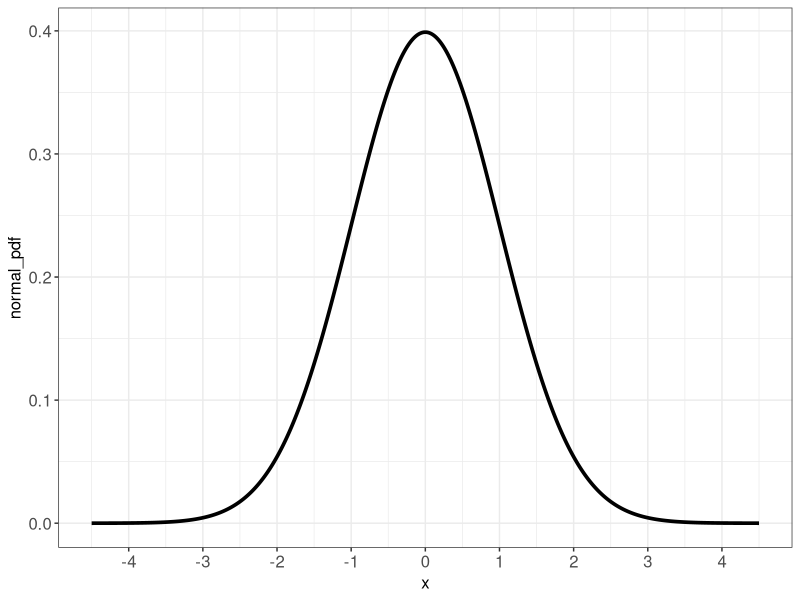
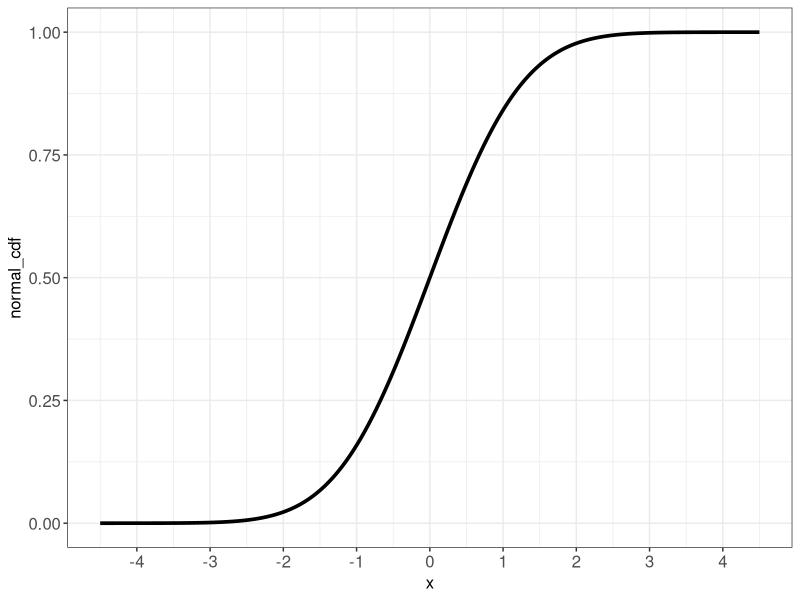
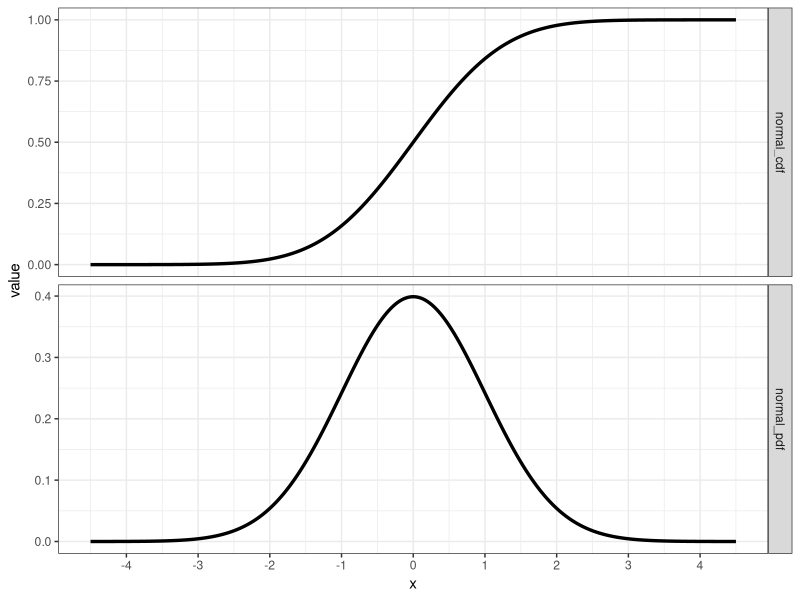
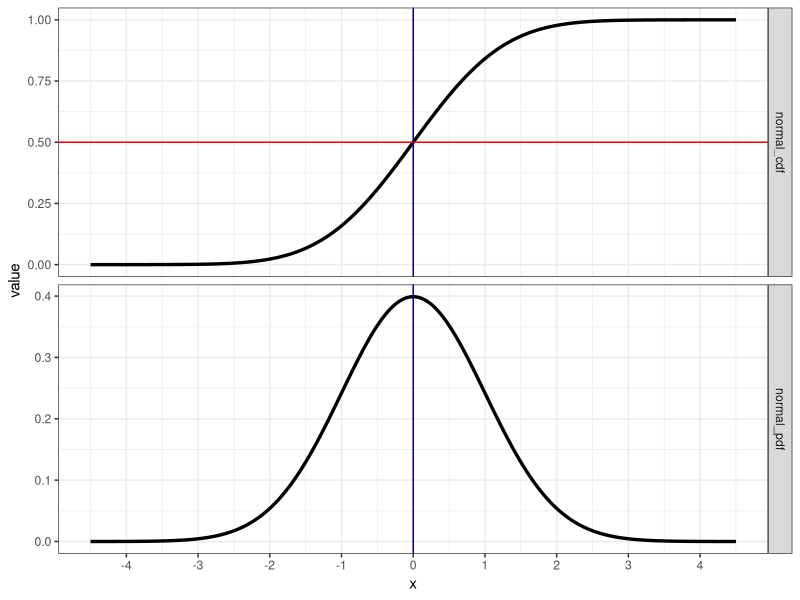
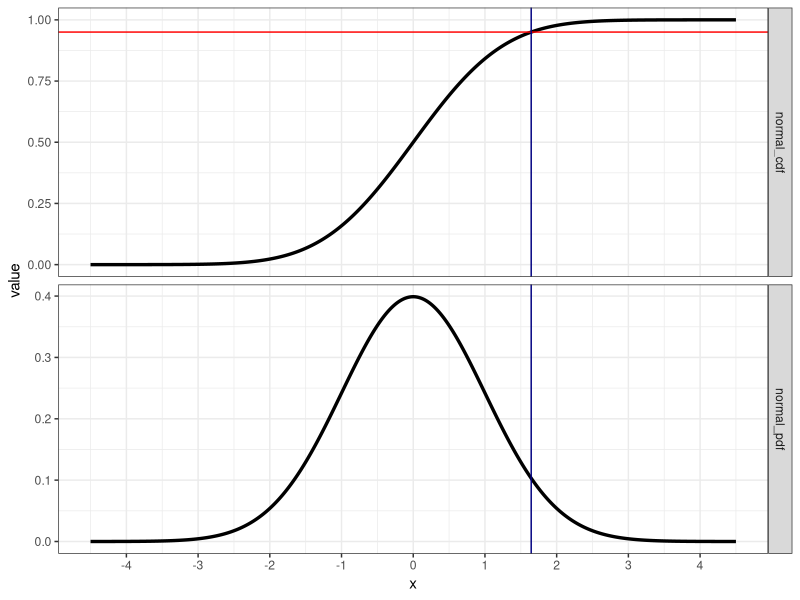
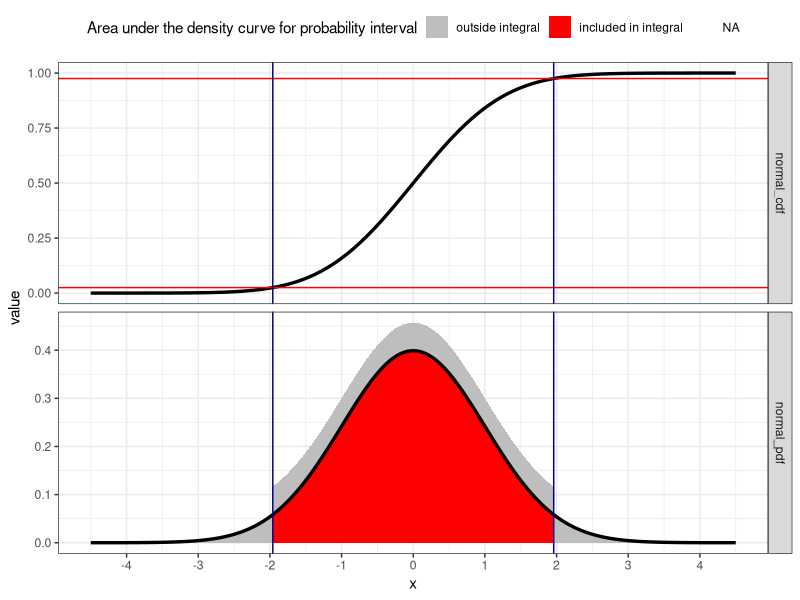
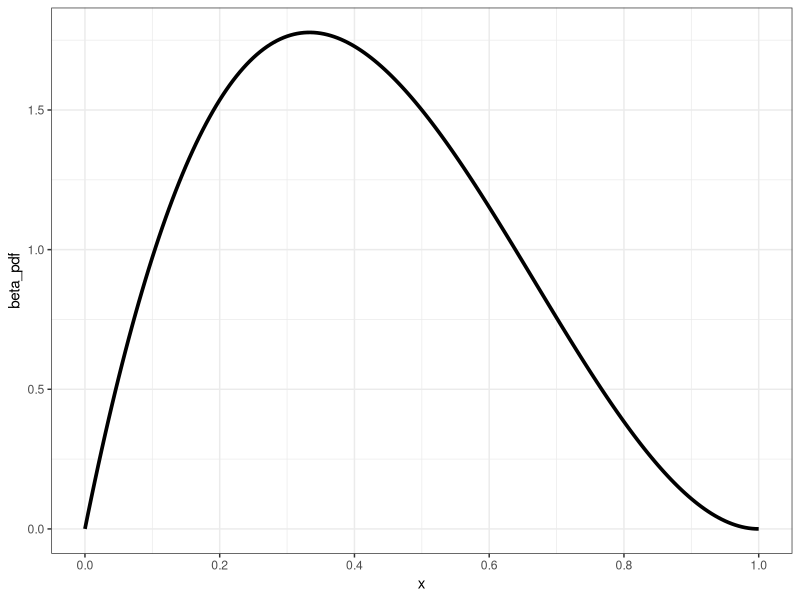
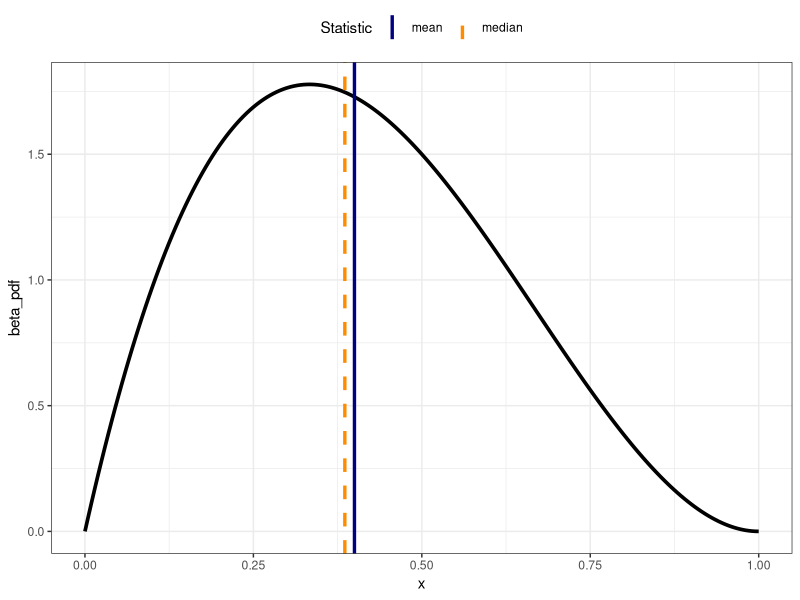

The R source for these figures, in order:
## ---- chunk 1
knitr::opts_chunk$set(echo = TRUE)
## ---- chunk 2
library(tidyverse)
## ---- chunk 3
dnorm(x = 1.15)
## ---- chunk 4
dnorm(x = 1.15, mean = 0, sd = 1)
## ---- chunk 5
dnorm(x = -2:2, mean = 0, sd = 1)
## ---- chunk 6
df_gauss <- tibble::tibble(
  x = seq(-4.5, 4.5, length.out = 1001)
) %>% 
  mutate(normal_pdf = dnorm(x))
## ---- chunk 7
df_gauss %>% 
  ggplot(mapping = aes(x = x, y = normal_pdf)) +
  geom_line(mapping = aes(group = 1), size = 1.25) +
  scale_x_continuous(breaks = -4:4) +
  theme_bw() +
  theme(axis.text = element_text(size = 12),
        axis.title = element_text(size = 12))
## ---- chunk 8
df_gauss %>% 
  mutate(normal_cdf = pnorm(q = x)) %>% 
  ggplot(mapping = aes(x = x, y = normal_cdf)) +
  geom_line(mapping = aes(group = 1), size = 1.25) +
  scale_x_continuous(breaks = -4:4) +
  theme_bw() +
  theme(axis.text = element_text(size = 12),
        axis.title = element_text(size = 12))
## ---- chunk 9
df_gauss %>% 
  mutate(normal_cdf = pnorm(q = x)) %>% 
  tibble::rowid_to_column() %>% 
  pivot_longer(starts_with('normal_')) %>% 
  ggplot(mapping = aes(x = x, y = value)) +
  geom_line(mapping = aes(group = name), size = 1.15) +
  facet_grid(name ~ ., scales = "free_y") +
  scale_x_continuous(breaks = -4:4) +
  theme_bw()
## ---- chunk 10
qnorm(p = 0.5)
## ---- chunk 11
df_gauss %>% 
  mutate(normal_cdf = pnorm(q = x)) %>% 
  tibble::rowid_to_column() %>% 
  pivot_longer(starts_with('normal_')) %>% 
  ggplot(mapping = aes(x = x, y = value)) +
  geom_line(mapping = aes(group = name), size = 1.15) +
  geom_hline(data = data.frame(prob_val = 0.5, name = c("normal_cdf")),
             mapping = aes(yintercept = prob_val),
             color = "red") +
  geom_vline(xintercept = qnorm(0.5), color = "navyblue") +
  facet_grid(name ~ ., scales = "free_y") +
  scale_x_continuous(breaks = -4:4) +
  theme_bw()
## ---- chunk 12
df_gauss %>% 
  mutate(normal_cdf = pnorm(q = x)) %>% 
  tibble::rowid_to_column() %>% 
  pivot_longer(starts_with('normal_')) %>% 
  ggplot(mapping = aes(x = x, y = value)) +
  geom_line(mapping = aes(group = name), size = 1.15) +
  geom_hline(data = data.frame(prob_val = 0.95, name = c("normal_cdf")),
             mapping = aes(yintercept = prob_val),
             color = "red") +
  geom_vline(xintercept = qnorm(0.95), color = "navyblue") +
  facet_grid(name ~ ., scales = "free_y") +
  scale_x_continuous(breaks = -4:4) +
  theme_bw()
## ---- chunk 13
pnorm(2) - pnorm(-2)
## ---- chunk 14
qnorm(p = c(0.025, 0.975))
## ---- chunk 15
pnorm(qnorm(0.975)) - pnorm(qnorm(0.025))
## ---- chunk 16
df_gauss %>% 
  mutate(normal_cdf = pnorm(q = x)) %>% 
  tibble::rowid_to_column() %>% 
  pivot_longer(starts_with('normal_')) %>% 
  mutate(show_area = ifelse(name == "normal_cdf", 
                            NA,
                            between(x, qnorm(0.025), qnorm(0.975)))) %>% 
  ggplot(mapping = aes(x = x, y = value)) +
  geom_area(mapping = aes(fill = show_area)) +
  geom_line(mapping = aes(group = name), size = 1.15) +
  geom_hline(data = data.frame(prob_val = c(0.025, 0.975), name = c("normal_cdf")),
             mapping = aes(yintercept = prob_val),
             color = "red") +
  geom_vline(xintercept = qnorm(c(0.025, 0.975)), color = "navyblue") +
  facet_grid(name ~ ., scales = "free_y") +
  scale_fill_manual("Area under the density curve for probability interval",
                    values = c("TRUE" = "red",
                               "FALSE" = "grey",
                               "NA" = NA),
                    labels = c("TRUE" = "included in integral",
                               "FALSE" = "outside integral",
                               "NA" = NA),
                    na.value = NA) +
  scale_x_continuous(breaks = -4:4) +
  theme_bw() +
  theme(legend.position = "top")
## ---- chunk 17
df_beta_01 <- tibble::tibble(
  x = seq(0, 1, length.out = 201)
) %>% 
  mutate(beta_pdf = dbeta(x, shape1 = 2, shape2 = 3))
## ---- chunk 18
df_beta_01 %>% 
  ggplot(mapping = aes(x = x, y = beta_pdf)) +
  geom_line(mapping = aes(group = 1), size = 1.25) +
  scale_x_continuous(breaks = seq(0, 1, by = 0.2)) +
  theme_bw()
## ---- chunk 19
df_beta_01 %>% 
  ggplot(mapping = aes(x = x, y = beta_pdf)) +
  geom_line(mapping = aes(group = 1), size = 1.25) +
  geom_vline(data = tibble::tibble(stat_val = c((2 / (2+3)),
                                                qbeta(0.5, shape1 = 2, shape2 = 3)),
                                   stat_name = c("mean", "median")),
             mapping = aes(xintercept = stat_val,
                           color = stat_name,
                           linetype = stat_name),
             size = 1.15) +
  scale_color_manual("Statistic",
                     values = c("mean" = "navyblue",
                                "median" = "darkorange")) +
  scale_linetype_manual("Statistic",
                        values = c("mean" = "solid",
                                   "median" = "dashed")) +
  theme_bw() +
  theme(legend.position = "top")
## ---- chunk 20
tibble::tibble(
  x = seq(0, 1, length.out = 201)
) %>% 
  mutate(beta_pdf = dbeta(x, shape1 = 1.5, shape2 = 4.5)) %>% 
  ggplot(mapping = aes(x = x, y = beta_pdf)) +
  geom_line(mapping = aes(group = 1), size = 1.25) +
  geom_vline(data = tibble::tibble(stat_val = c((1.5 / (1.5+4.5)),
                                                qbeta(0.5, shape1 = 1.5, shape2 = 4.5)),
                                   stat_name = c("mean", "median")),
             mapping = aes(xintercept = stat_val,
                           color = stat_name,
                           linetype = stat_name),
             size = 1.15) +
  scale_color_manual("Statistic",
                     values = c("mean" = "navyblue",
                                "median" = "darkorange")) +
  scale_linetype_manual("Statistic",
                        values = c("mean" = "solid",
                                   "median" = "dashed")) +
  theme_bw() +
  theme(legend.position = "top")
## ---- chunk 21
make_beta_pdf <- function(shape_1, shape_2, vector_length)
{
  tibble::tibble(
    x = seq(0, 1, length.out = vector_length),
    beta_pdf = dbeta(x = x,
                     shape1 = shape_1,
                     shape2 = shape_2)
  ) %>% 
    mutate(a = shape_1,
           b = shape_2)
}
## ---- chunk 22
make_beta_pdf(shape_1 = 2, shape_2 = 3, vector_length = 3) %>% 
  glimpse()
## ---- chunk 23
hyper_params <- tibble::tibble(
  a = c(2, 1.5, 8),
  b = c(3, 4.5, 4)
)
## ---- chunk 24
beta_results <- purrr::map2_dfr(hyper_params$a,
                                hyper_params$b,
                                make_beta_pdf,
                                vector_length = 201)
## ---- chunk 25
beta_results %>% glimpse()
## ---- chunk 26
beta_results %>% 
  ggplot(mapping = aes(x = x, y = beta_pdf)) +
  geom_line(mapping = aes(group = interaction(a, b)),
            size = 1.15) +
  facet_grid(. ~ a + b, labeller = "label_both") +
  theme_bw()
## ---- chunk 27
make_beta_cdf <- function(shape_1, shape_2, vector_length)
{
  tibble::tibble(
    x = seq(0, 1, length.out = vector_length),
    beta_cdf = pbeta(q = x,
                     shape1 = shape_1,
                     shape2 = shape_2)
  ) %>% 
    mutate(a = shape_1,
           b = shape_2)
}
## ---- chunk 28
beta_integrate <- purrr::map2_dfr(hyper_params$a,
                                hyper_params$b,
                                make_beta_cdf,
                                vector_length = 201)
## ---- chunk 29
beta_results %>% 
  left_join(beta_integrate,
            by = c("x", "a", "b")) %>% 
  pivot_longer(starts_with('beta_')) %>% 
  ggplot(mapping = aes(x = x, y = value)) +
  geom_line(mapping = aes(group = interaction(name, a, b)),
            size = 1.15) +
  facet_grid(name ~ a + b,
             labeller = "label_both",
             scales = "free_y") +
  theme_bw()
